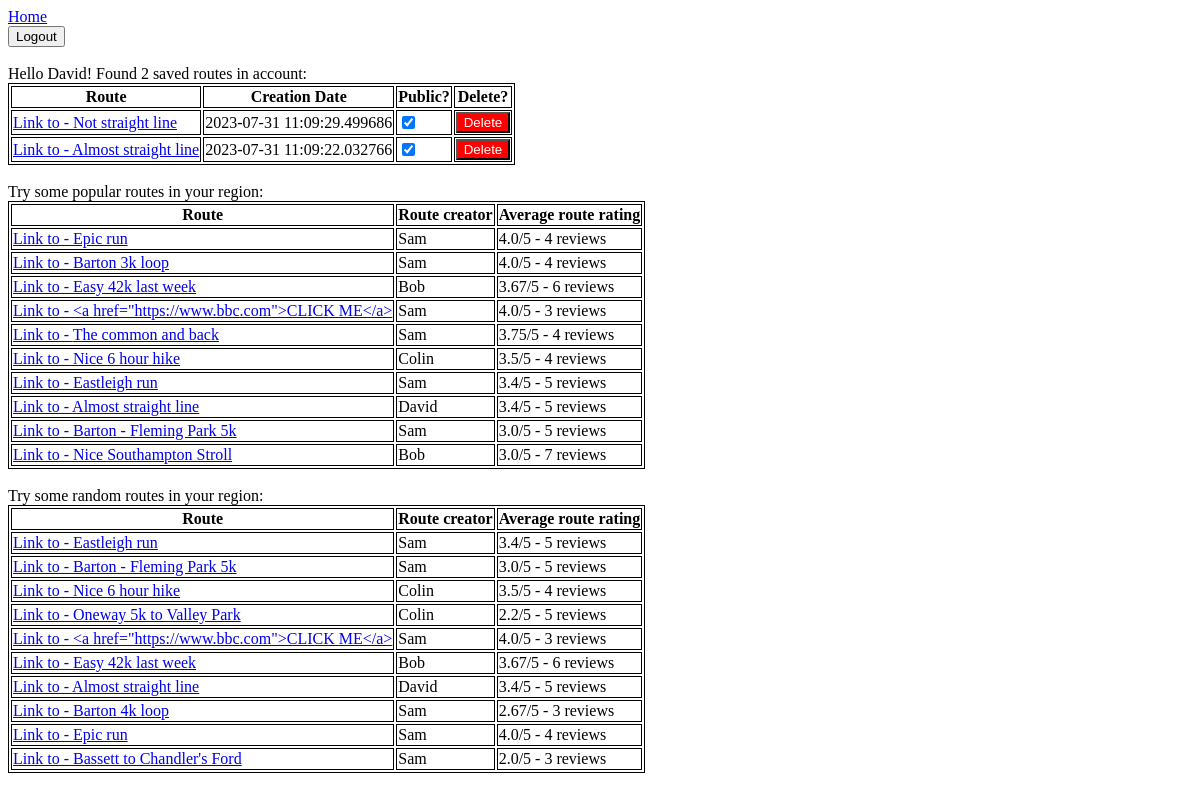
Screenshot of /account (signed in) with the database file from the repository.
### tables this page shows
CREATE TABLE routes(id INTEGER PRIMARY KEY AUTOINCREMENT,timestamp TEXT,route TEXT,username TEXT,route_name TEXT,public INTEGER,FOREIGN KEY(username) REFERENCES accounts(username));

### server.py (the view)
@app.get('/account')
def account():
    if flask_login.current_user.is_authenticated:
        return flask.render_template('account.html',
                                     saved_routes=database.get_all_routes(flask_login.current_user.id),
                                     username=flask_login.current_user.id,
                                     random_routes=database.get_random_routes(),
                                     popular_routes=database.get_popular_routes())
    return flask.redirect('/login')

### database.py (called while the page is built)
def user_exists(username):
    res = cur.execute("SELECT username FROM accounts WHERE username=?", (username,))
    return res.fetchone() is not None

def get_all_routes(username):
    res = cur.execute("SELECT id, timestamp, route, username, route_name, public "
                      "FROM routes "
                      "WHERE username=? "
                      "ORDER BY datetime(timestamp) DESC",
                      (username,))
    return res.fetchall()

def get_random_routes(limit=10):
    res = cur.execute("SELECT id, route, route_name, username, ROUND(AVG(route_ratings.rating),2), COUNT(route_ratings.rating) "
                      "FROM routes, route_ratings "
                      "WHERE routes.id=route_ratings.route_id "
                      "AND public = 1 "
                      "GROUP BY routes.id "
                      "ORDER BY RANDOM() "
                      "LIMIT ?",
                      (limit,))
    return res.fetchall()

def get_popular_routes(limit=10, dummy_rating=3, dummy_rating_count=10):
    res = cur.execute(
        "SELECT routes.id, routes.route, routes.route_name, routes.username, ROUND(AVG(route_ratings.rating),2), COUNT(route_ratings.rating) "
        "FROM routes, route_ratings "
        "WHERE public = 1 "
        "AND routes.id = route_ratings.route_id "
        "GROUP BY routes.id "
        "ORDER BY "
        "     IFNULL(1.0*(SUM(route_ratings.rating) + ?*?)/(COUNT(route_ratings.rating)+?)"
        "     ,-100) DESC, RANDOM() "
        "LIMIT ? ",
        (dummy_rating, dummy_rating_count, dummy_rating_count, limit))
    return res.fetchall()

### server.py (called while the page is built)
@login_manager.user_loader
def user_loader(username):
    if not database.user_exists(username):
        return
    user = User()
    user.id = username
    return user

### server/templates/account.html (shortened to what this page needs)
<!DOCTYPE html>
<html lang="en" style="height:100%">
    <head>
        <link rel="stylesheet" href="/static/shared.css">
    </head>
    <body>
        <a href="/">Home</a>
        <br>
        <form action="/logout">
            <input type="submit" value="Logout"/>
        </form>
        <br>
        Hello {{ username }}! Found {{ saved_routes|length }} saved routes in account:
        <br>
        <table>
            <th>Route</th>
            <th>Creation Date</th>
            <th>Public?</th>
            <th>Delete?</th>
            {% for route in saved_routes %}
                <tr>
                    <td>
                        <a href="/view/{{ route[0] }}">Link to - {{ route[4] }}</a>
                    </td>
                    <td>
                        {{ route[1] }}
                    </td>
                    <td>
                        <input id={{ "public_checkbox" ~ route[0]}} type="checkbox"/>
                    </td>
                    <td>
                        <button class="redOnlyButton" onclick="open_dialog({{ route[0] }});">Delete</button>
                    </td>
                </tr>
            {% endfor %}
        </table>
        <br>
        Try some popular routes in your region:
        <table>
            <th>Route</th>
            <th>Route creator</th>
            <th>Average route rating</th>
            {% for route in popular_routes %}
                <tr>
                <td>
                    <a href="/view/{{ route[0] }}">Link to - {{ route[2] }}</a>
                </td>
                <td>
                    {{ route[3] }}
                </td>
                <td>
                    {{ route[4] }}/5 - {{ route[5] }} reviews
                </td>
                </tr>
            {% endfor %}
        </table>
        <br>
        Try some random routes in your region:
        <table>
            <th>Route</th>
            <th>Route creator</th>
            <th>Average route rating</th>
            {% for route in random_routes %}
                <tr>
                <td>
                    <a href="/view/{{ route[0] }}">Link to - {{ route[2] }}</a>
                </td>
                <td>
                    {{ route[3] }}
                </td>
                <td>
                    {{ route[4] }}/5 - {{ route[5] }} reviews
                </td>
                </tr>
            {% endfor %}
        </table>    </body>
</html>

### server/static/shared.css (style rules this page uses)
.redOnlyButton { background-color: red; color: white; }

### server/templates/account.html (style rules this page uses)
table, th, td { border:1px solid black; }

### rows the page displays
routes: route_name "Not straight line", timestamp "2023-07-31 11:09:29.499686"
routes: route_name "Almost straight line", timestamp "2023-07-31 11:09:22.032766", username "David", route "3.4", route "5"
routes: route_name "Epic run", username "Sam", route "4.0", route "4"
routes: route_name "Barton 3k loop", username "Sam", route "4.0", route "4"
routes: route_name "Easy 42k last week", username "Bob", route "3.67", route "6"
routes: route_name "<a href=\"https://www.bbc.com\">CLICK ME</a>", username "Sam", route "4.0", route "3"
routes: route_name "The common and back", username "Sam", route "3.75", route "4"
routes: route_name "Nice 6 hour hike", username "Colin", route "3.5", route "4"
routes: route_name "Eastleigh run", username "Sam", route "3.4", route "5"
routes: route_name "Barton - Fleming Park 5k", username "Sam", route "3.0", route "5"
routes: route_name "Nice Southampton Stroll", username "Bob", route "3.0", route "7"
routes: route_name "Oneway 5k to Valley Park", username "Colin", route "2.2", route "5"
routes: route_name "Barton 4k loop", username "Sam", route "2.67", route "3"
routes: route_name "Bassett to Chandler's Ford", username "Sam", route "2.0", route "3"

### other values shown
{{ username }} "David"
{{ saved_routes|length }} "2"
